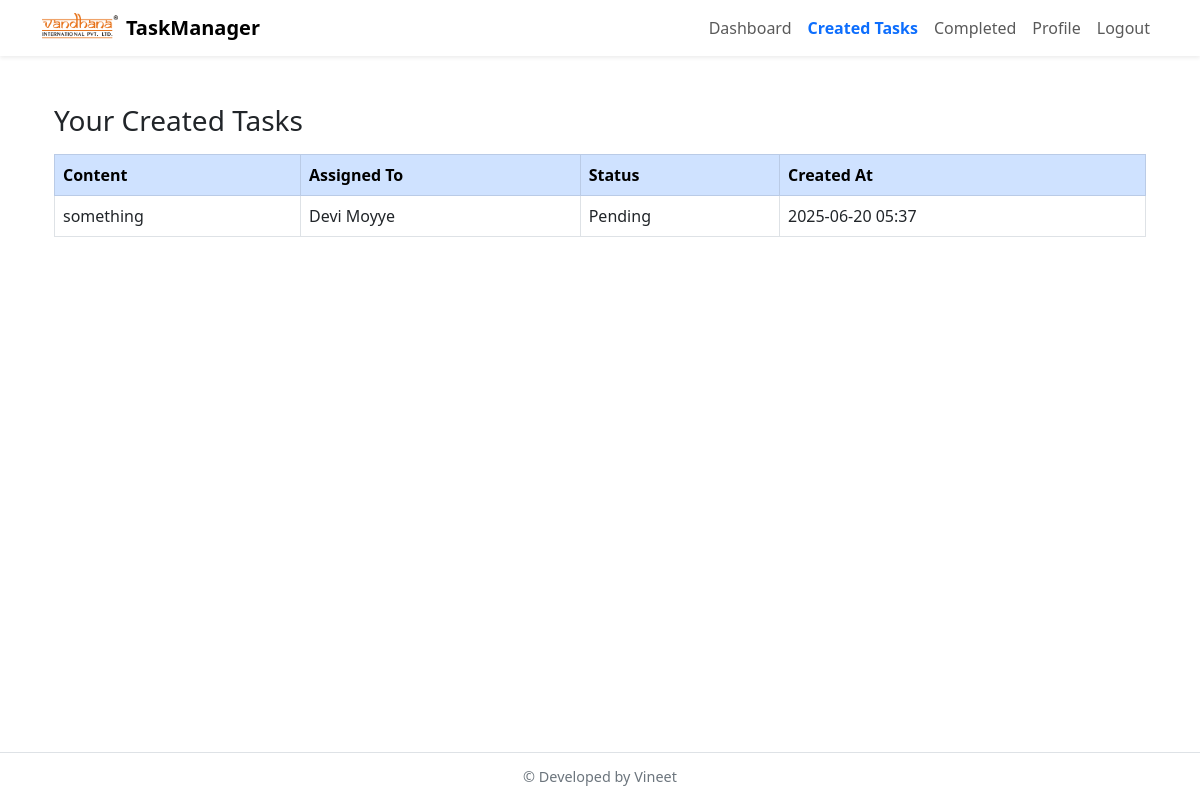
Page /created-tasks (signed in) on the committed database.
### app.py (models this page shows)
class Task(db.Model):
    id = db.Column(db.Integer, primary_key=True)
    content = db.Column(db.String(200), nullable=False)
    priority = db.Column(db.Integer, nullable=True)
    assigned_to = db.Column(db.String(80))
    created_by = db.Column(db.String(80))
    created_at = db.Column(db.DateTime, default=datetime.utcnow)
    assign_date = db.Column(db.DateTime)
    deadline = db.Column(db.DateTime)
    status = db.Column(db.String(20), default='Pending')

### app.py (the view)
@app.route('/created-tasks')
def created_tasks():
    if 'username' not in session:
        return redirect(url_for('login'))
    user = session['username']
    tasks = Task.query.filter_by(created_by=user).order_by(Task.created_at.desc()).all()
    return render_template('created_tasks.html', tasks=tasks)

### templates/created_tasks.html
{% extends "base.html" %}
{% block content %}
<div class="container mt-5">
    <h3>Your Created Tasks</h3>
    <table class="table table-bordered table-hover mt-3">
        <thead class="table-primary">
            <tr>
                <th>Content</th>
                <th>Assigned To</th>
                <th>Status</th>
                <th>Created At</th>
            </tr>
        </thead>
        <tbody>
            {% for task in tasks %}
            <tr>
                <td>{{ task.content }}</td>
                <td>{{ task.assigned_to or "Unassigned" }}</td>
                <td>{{ task.status }}</td>
                <td>{{ task.created_at.strftime('%Y-%m-%d %H:%M') }}</td>
            </tr>
            {% endfor %}
        </tbody>
    </table>
</div>
{% endblock %}

### templates/base.html (style rules this page uses)
html, body { height: 100%; margin: 0; }

### rows in the picture
Task: content "something", assigned_to "Devi Moyye", status "Pending", created_at "2025-06-20 05:37"
